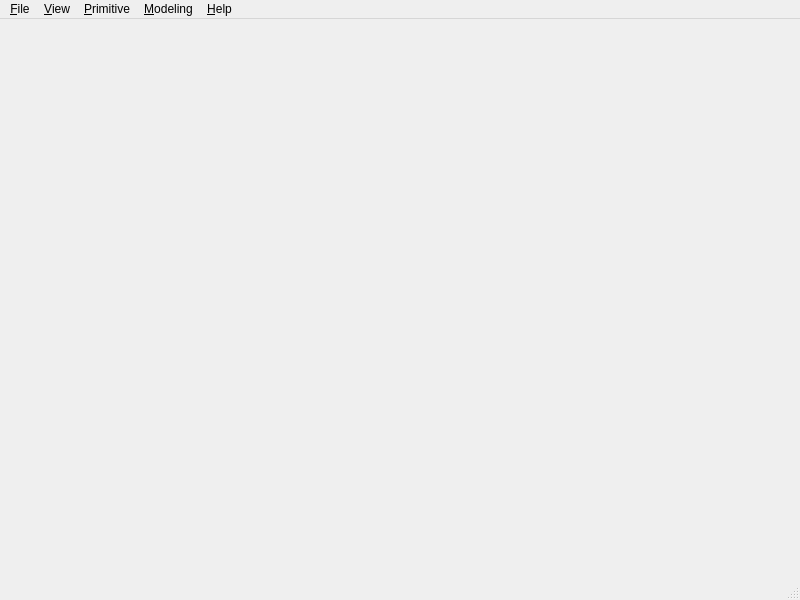
<?xml version="1.0" encoding="UTF-8"?>
<ui version="4.0">
 <class>occQtClass</class>
 <widget class="QMainWindow" name="occQtClass">
  <property name="geometry">
   <rect>
    <x>0</x>
    <y>0</y>
    <width>800</width>
    <height>600</height>
   </rect>
  </property>
  <property name="windowTitle">
   <string>occQt</string>
  </property>
  <property name="windowIcon">
   <iconset resource="occqt.qrc">
    <normaloff>:/Resources/lamp.png</normaloff>:/Resources/lamp.png</iconset>
  </property>
  <widget class="QWidget" name="centralWidget"/>
  <widget class="QMenuBar" name="menuBar">
   <property name="geometry">
    <rect>
     <x>0</x>
     <y>0</y>
     <width>800</width>
     <height>24</height>
    </rect>
   </property>
   <widget class="QMenu" name="menuFile">
    <property name="title">
     <string>&amp;File</string>
    </property>
    <addaction name="actionExit"/>
   </widget>
   <widget class="QMenu" name="menuView">
    <property name="title">
     <string>&amp;View</string>
    </property>
    <addaction name="actionZoom"/>
    <addaction name="actionPan"/>
    <addaction name="actionRotate"/>
    <addaction name="separator"/>
    <addaction name="actionReset"/>
    <addaction name="actionFitAll"/>
   </widget>
   <widget class="QMenu" name="menuPrimitive">
    <property name="title">
     <string>&amp;Primitive</string>
    </property>
    <addaction name="actionBox"/>
    <addaction name="actionCone"/>
    <addaction name="actionSphere"/>
    <addaction name="actionCylinder"/>
    <addaction name="actionTorus"/>
   </widget>
   <widget class="QMenu" name="menuModeling">
    <property name="title">
     <string>&amp;Modeling</string>
    </property>
    <addaction name="actionFillet"/>
    <addaction name="actionChamfer"/>
    <addaction name="actionExtrude"/>
    <addaction name="actionRevolve"/>
    <addaction name="actionLoft"/>
    <addaction name="separator"/>
    <addaction name="actionCut"/>
    <addaction name="actionFuse"/>
    <addaction name="actionCommon"/>
    <addaction name="separator"/>
    <addaction name="actionHelix"/>
   </widget>
   <widget class="QMenu" name="menuHelp">
    <property name="title">
     <string>&amp;Help</string>
    </property>
    <addaction name="actionAbout"/>
   </widget>
   <addaction name="menuFile"/>
   <addaction name="menuView"/>
   <addaction name="menuPrimitive"/>
   <addaction name="menuModeling"/>
   <addaction name="menuHelp"/>
  </widget>
  <widget class="QStatusBar" name="statusBar"/>
  <action name="actionExit">
   <property name="text">
    <string>E&amp;xit</string>
   </property>
   <property name="shortcut">
    <string>Ctrl+Q</string>
   </property>
  </action>
  <action name="actionZoom">
   <property name="checkable">
    <bool>false</bool>
   </property>
   <property name="icon">
    <iconset resource="occqt.qrc">
     <normaloff>:/Resources/Zoom.png</normaloff>:/Resources/Zoom.png</iconset>
   </property>
   <property name="text">
    <string>&amp;Zoom</string>
   </property>
  </action>
  <action name="actionPan">
   <property name="checkable">
    <bool>false</bool>
   </property>
   <property name="icon">
    <iconset resource="occqt.qrc">
     <normaloff>:/Resources/Pan.png</normaloff>:/Resources/Pan.png</iconset>
   </property>
   <property name="text">
    <string>&amp;Pan</string>
   </property>
  </action>
  <action name="actionRotate">
   <property name="checkable">
    <bool>false</bool>
   </property>
   <property name="checked">
    <bool>false</bool>
   </property>
   <property name="icon">
    <iconset resource="occqt.qrc">
     <normaloff>:/Resources/Rotate.png</normaloff>:/Resources/Rotate.png</iconset>
   </property>
   <property name="text">
    <string>&amp;Rotate</string>
   </property>
  </action>
  <action name="actionReset">
   <property name="icon">
    <iconset resource="occqt.qrc">
     <normaloff>:/Resources/Home.png</normaloff>:/Resources/Home.png</iconset>
   </property>
   <property name="text">
    <string>Re&amp;set</string>
   </property>
  </action>
  <action name="actionFitAll">
   <property name="icon">
    <iconset resource="occqt.qrc">
     <normaloff>:/Resources/FitAll.png</normaloff>:/Resources/FitAll.png</iconset>
   </property>
   <property name="text">
    <string>Fit &amp;All</string>
   </property>
  </action>
  <action name="actionAbout">
   <property name="icon">
    <iconset resource="occqt.qrc">
     <normaloff>:/Resources/lamp.png</normaloff>:/Resources/lamp.png</iconset>
   </property>
   <property name="text">
    <string>&amp;About</string>
   </property>
  </action>
  <action name="actionBox">
   <property name="icon">
    <iconset resource="occqt.qrc">
     <normaloff>:/Resources/box.png</normaloff>:/Resources/box.png</iconset>
   </property>
   <property name="text">
    <string>&amp;Box</string>
   </property>
  </action>
  <action name="actionCone">
   <property name="icon">
    <iconset resource="occqt.qrc">
     <normaloff>:/Resources/cone.png</normaloff>:/Resources/cone.png</iconset>
   </property>
   <property name="text">
    <string>&amp;Cone</string>
   </property>
  </action>
  <action name="actionSphere">
   <property name="icon">
    <iconset resource="occqt.qrc">
     <normaloff>:/Resources/sphere.png</normaloff>:/Resources/sphere.png</iconset>
   </property>
   <property name="text">
    <string>&amp;Sphere</string>
   </property>
  </action>
  <action name="actionCylinder">
   <property name="icon">
    <iconset resource="occqt.qrc">
     <normaloff>:/Resources/cylinder.png</normaloff>:/Resources/cylinder.png</iconset>
   </property>
   <property name="text">
    <string>C&amp;ylinder</string>
   </property>
  </action>
  <action name="actionTorus">
   <property name="icon">
    <iconset resource="occqt.qrc">
     <normaloff>:/Resources/torus.png</normaloff>:/Resources/torus.png</iconset>
   </property>
   <property name="text">
    <string>&amp;Torus</string>
   </property>
  </action>
  <action name="actionFillet">
   <property name="icon">
    <iconset resource="occqt.qrc">
     <normaloff>:/Resources/fillet.png</normaloff>:/Resources/fillet.png</iconset>
   </property>
   <property name="text">
    <string>&amp;Fillet</string>
   </property>
  </action>
  <action name="actionChamfer">
   <property name="icon">
    <iconset resource="occqt.qrc">
     <normaloff>:/Resources/chamfer.png</normaloff>:/Resources/chamfer.png</iconset>
   </property>
   <property name="text">
    <string>C&amp;hamfer</string>
   </property>
  </action>
  <action name="actionExtrude">
   <property name="icon">
    <iconset resource="occqt.qrc">
     <normaloff>:/Resources/extrude.png</normaloff>:/Resources/extrude.png</iconset>
   </property>
   <property name="text">
    <string>E&amp;xtrude</string>
   </property>
  </action>
  <action name="actionRevolve">
   <property name="icon">
    <iconset resource="occqt.qrc">
     <normaloff>:/Resources/revolve.png</normaloff>:/Resources/revolve.png</iconset>
   </property>
   <property name="text">
    <string>Revolve</string>
   </property>
  </action>
  <action name="actionLoft">
   <property name="icon">
    <iconset resource="occqt.qrc">
     <normaloff>:/Resources/loft.png</normaloff>:/Resources/loft.png</iconset>
   </property>
   <property name="text">
    <string>&amp;Loft</string>
   </property>
  </action>
  <action name="actionCut">
   <property name="icon">
    <iconset resource="occqt.qrc">
     <normaloff>:/Resources/cut.png</normaloff>:/Resources/cut.png</iconset>
   </property>
   <property name="text">
    <string>&amp;Cut</string>
   </property>
  </action>
  <action name="actionFuse">
   <property name="icon">
    <iconset resource="occqt.qrc">
     <normaloff>:/Resources/fuse.png</normaloff>:/Resources/fuse.png</iconset>
   </property>
   <property name="text">
    <string>&amp;Fuse</string>
   </property>
  </action>
  <action name="actionCommon">
   <property name="icon">
    <iconset resource="occqt.qrc">
     <normaloff>:/Resources/common.png</normaloff>:/Resources/common.png</iconset>
   </property>
   <property name="text">
    <string>Co&amp;mmon</string>
   </property>
  </action>
  <action name="actionHelix">
   <property name="icon">
    <iconset resource="occqt.qrc">
     <normaloff>:/Resources/helix.png</normaloff>:/Resources/helix.png</iconset>
   </property>
   <property name="text">
    <string>&amp;Helix</string>
   </property>
  </action>
 </widget>
 <layoutdefault spacing="6" margin="11"/>
 <resources>
  <include location="occqt.qrc"/>
 </resources>
 <connections/>
</ui>
